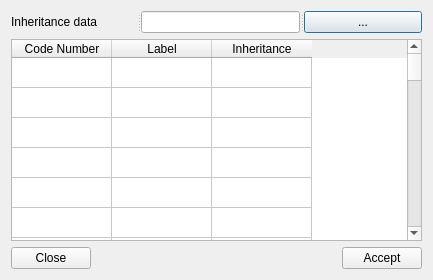
<?xml version="1.0" encoding="UTF-8"?>
<ui version="4.0">
 <class>Dialog</class>
 <widget class="QDialog" name="Dialog">
  <property name="geometry">
   <rect>
    <x>0</x>
    <y>0</y>
    <width>433</width>
    <height>280</height>
   </rect>
  </property>
  <property name="windowTitle">
   <string>Set Land Use</string>
  </property>
  <property name="windowIcon">
   <iconset>
    <normaloff>res/logo.ico</normaloff>res/logo.ico</iconset>
  </property>
  <layout class="QGridLayout" name="gridLayout">
   <item row="0" column="0">
    <widget class="QSplitter" name="splitter">
     <property name="orientation">
      <enum>Qt::Horizontal</enum>
     </property>
     <widget class="QLabel" name="label">
      <property name="text">
       <string>Inheritance data</string>
      </property>
     </widget>
     <widget class="QLineEdit" name="lineEdit"/>
     <widget class="QPushButton" name="pushButton_4">
      <property name="text">
       <string>...</string>
      </property>
     </widget>
    </widget>
   </item>
   <item row="1" column="0">
    <widget class="QTableWidget" name="tableWidget">
     <property name="rowCount">
      <number>100</number>
     </property>
     <attribute name="verticalHeaderVisible">
      <bool>false</bool>
     </attribute>
     <row/>
     <row/>
     <row/>
     <row/>
     <row/>
     <row/>
     <row/>
     <row/>
     <row/>
     <row/>
     <row/>
     <row/>
     <row/>
     <row/>
     <row/>
     <row/>
     <row/>
     <row/>
     <row/>
     <row/>
     <row/>
     <row/>
     <row/>
     <row/>
     <row/>
     <row/>
     <row/>
     <row/>
     <row/>
     <row/>
     <row/>
     <row/>
     <row/>
     <row/>
     <row/>
     <row/>
     <row/>
     <row/>
     <row/>
     <row/>
     <row/>
     <row/>
     <row/>
     <row/>
     <row/>
     <row/>
     <row/>
     <row/>
     <row/>
     <row/>
     <row/>
     <row/>
     <row/>
     <row/>
     <row/>
     <row/>
     <row/>
     <row/>
     <row/>
     <row/>
     <row/>
     <row/>
     <row/>
     <row/>
     <row/>
     <row/>
     <row/>
     <row/>
     <row/>
     <row/>
     <row/>
     <row/>
     <row/>
     <row/>
     <row/>
     <row/>
     <row/>
     <row/>
     <row/>
     <row/>
     <row/>
     <row/>
     <row/>
     <row/>
     <row/>
     <row/>
     <row/>
     <row/>
     <row/>
     <row/>
     <row/>
     <row/>
     <row/>
     <row/>
     <row/>
     <row/>
     <row/>
     <row/>
     <row/>
     <row/>
     <column>
      <property name="text">
       <string>Code Number</string>
      </property>
     </column>
     <column>
      <property name="text">
       <string>Label</string>
      </property>
     </column>
     <column>
      <property name="text">
       <string>Inheritance</string>
      </property>
     </column>
    </widget>
   </item>
   <item row="2" column="0">
    <layout class="QHBoxLayout" name="horizontalLayout">
     <item>
      <widget class="QPushButton" name="pushButton">
       <property name="text">
        <string>Close</string>
       </property>
      </widget>
     </item>
     <item>
      <spacer name="horizontalSpacer">
       <property name="orientation">
        <enum>Qt::Horizontal</enum>
       </property>
       <property name="sizeHint" stdset="0">
        <size>
         <width>40</width>
         <height>20</height>
        </size>
       </property>
      </spacer>
     </item>
     <item>
      <widget class="QPushButton" name="pushButton_2">
       <property name="text">
        <string>Accept</string>
       </property>
      </widget>
     </item>
    </layout>
   </item>
  </layout>
 </widget>
 <resources/>
 <connections/>
</ui>
